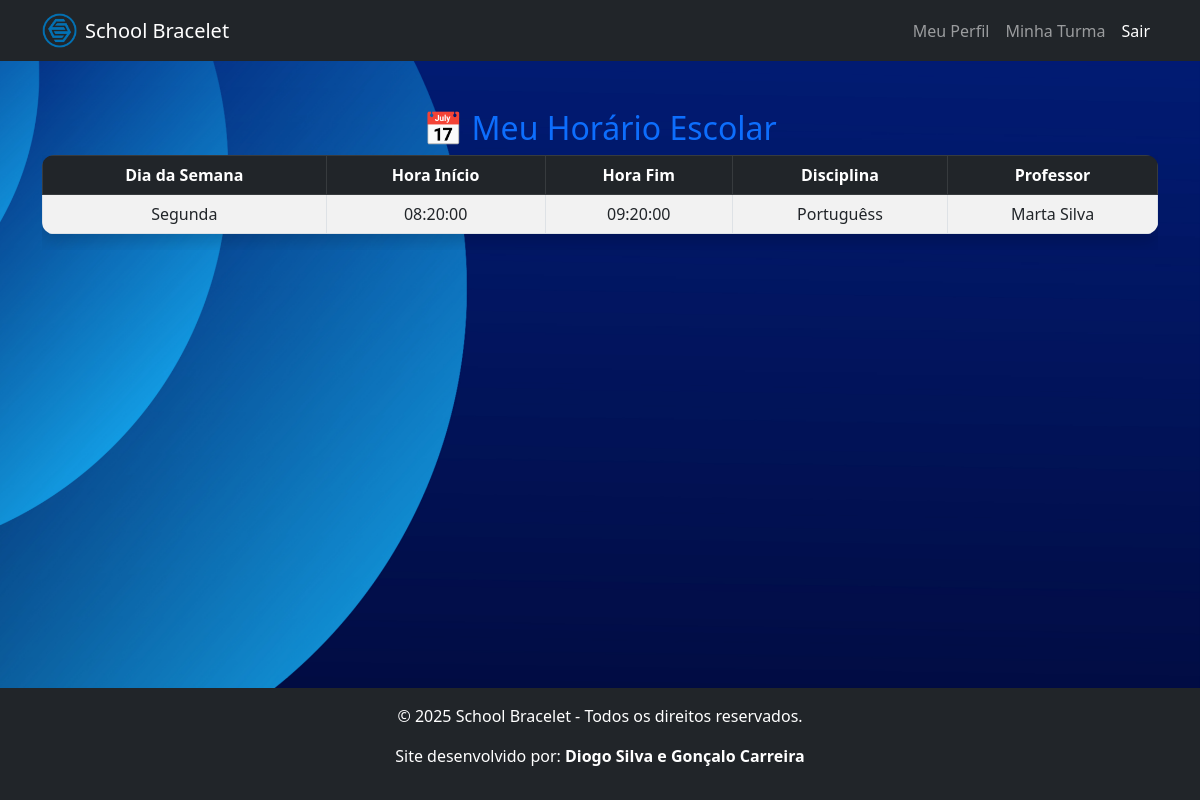
The page /views/student_schedule.php (signed in) on the database its author committed.
### tables this page shows
CREATE TABLE `horarios` (
  `id` int(11) NOT NULL,
  `turma_id` int(11) NOT NULL,
  `dia_semana` enum('Segunda','Terça','Quarta','Quinta','Sexta') NOT NULL,
  `hora_inicio` time NOT NULL,
  `hora_fim` time NOT NULL,
  `disciplina` varchar(255) NOT NULL,
  `professor` varchar(255) NOT NULL
);

### views/student_schedule.php (the view, shortened to what this page needs)
<?php
include '../config/db.php';
$user_id = $_SESSION['user_id'];
$query_turma = $conn->prepare("SELECT turma_id FROM alunos WHERE user_id = ?");
$query_turma->bind_param("i", $user_id);
$query_turma->execute();
$result_turma = $query_turma->get_result();
$turma = $result_turma->fetch_assoc();
$turma_id = $turma['turma_id'];
$query_horarios = $conn->prepare("
    SELECT * FROM horarios
    WHERE turma_id = ?
    ORDER BY FIELD(dia_semana, 'Segunda', 'Terça', 'Quarta', 'Quinta', 'Sexta'), hora_inicio
");
$query_horarios->bind_param("i", $turma_id);
$query_horarios->execute();
$result_horarios = $query_horarios->get_result();
include '../includes/head.php';
?>
    <link rel="stylesheet" href="https://cdn.jsdelivr.net/npm/bootstrap@5.3.0/dist/css/bootstrap.min.css">
    <link rel="stylesheet" href="https://cdn.jsdelivr.net/npm/bootstrap-icons/font/bootstrap-icons.css">
    <link rel="stylesheet" href="../public/css/dashboards.css">
<nav class="navbar navbar-expand-lg navbar-dark bg-dark">
        <div class="container">
            <a class="navbar-brand d-flex align-items-center" href="../views/dashboard_alunos.php">
                <img src="../public/img/logo-epbjc.png" alt="Logo" width="35" height="35" class="me-2">
                <span>School Bracelet</span>
            </a>
            <div class="collapse navbar-collapse" id="navbarNav">
                <ul class="navbar-nav ms-auto">
                    <li class="nav-item"><a class="nav-link" href="student_profile.php">Meu Perfil</a></li>
                    <li class="nav-item"><a class="nav-link" href="student_class.php">Minha Turma</a></li>
                    <li class="nav-item"><a class="nav-link btn btn-danger text-white" href="../controllers/logout.php">Sair</a></li>
                </ul>
            </div>
        </div>
    </nav>
<div class="container mt-5">
    <h2 class="text-center text-primary">📅 Meu Horário Escolar</h2>
    <div class="table-responsive">
        <table class="table table-bordered table-striped shadow">
            <thead class="table-dark text-center">
                <tr>
                    <th>Dia da Semana</th>
                    <th>Hora Início</th>
                    <th>Hora Fim</th>
                    <th>Disciplina</th>
                    <th>Professor</th>
                </tr>
            </thead>
            <tbody class="text-center">
                <?php if ($result_horarios->num_rows > 0): ?>
                    <?php while ($horario = $result_horarios->fetch_assoc()) : ?>
                        <tr>
                            <td><?= htmlspecialchars($horario['dia_semana']); ?></td>
                            <td><?= htmlspecialchars($horario['hora_inicio']); ?></td>
                            <td><?= htmlspecialchars($horario['hora_fim']); ?></td>
                            <td><?= htmlspecialchars($horario['disciplina']); ?></td>
                            <td><?= htmlspecialchars($horario['professor']); ?></td>
                        </tr>
                    <?php endwhile; ?>
                <?php else: ?>
                    <tr>
                        <td colspan="5" class="text-center text-danger">Nenhum horário cadastrado para sua turma.</td>
                    </tr>
                <?php endif; ?>
            </tbody>
        </table>
    </div>
</div>
<?php include '../includes/footer.php'; ?>

### public/css/dashboards.css (style rules this page uses)
html, body { height: 100%; display: flex; flex-direction: column; background: url('../img/hero-bg.jpg') no-repeat center center fixed; background-size: cover; backdrop-filter: blur(10px); }
.container { flex: 1; }
.btn { transition: all 0.2s ease-in-out; }
.table { border-radius: 12px; overflow: hidden; }

### rows shown on the page
horarios: dia_semana "Segunda", hora_inicio "08:20:00", hora_fim "09:20:00", disciplina "Portuguêss", professor "Marta Silva"
